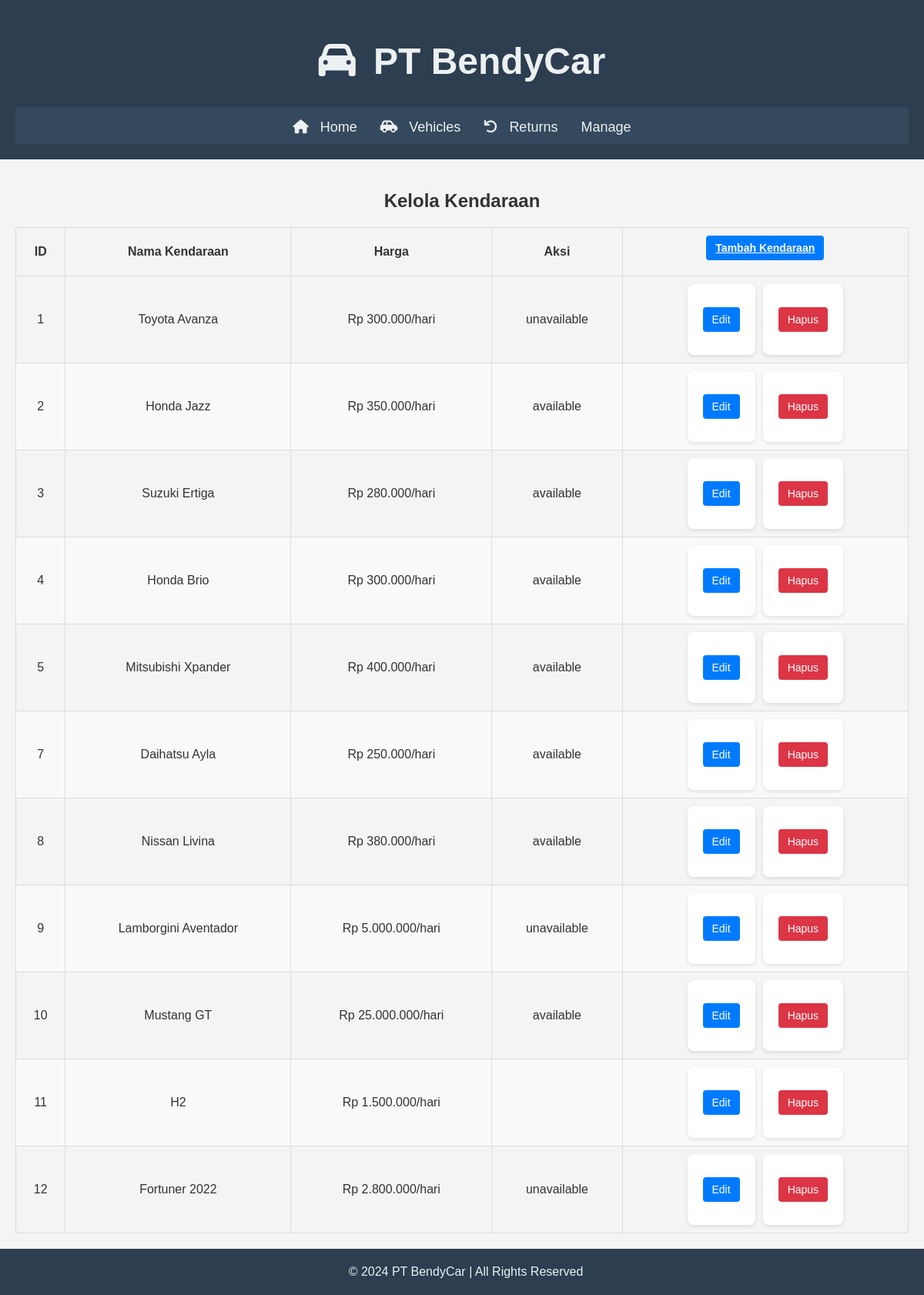
/manage.php (signed in), run on the app's committed database.
### tables this page shows
CREATE TABLE `kendaraan` (
  `id` int(11) NOT NULL,
  `nama_kendaraan` varchar(100) NOT NULL,
  `harga_sewa` int(11) NOT NULL,
  `status` enum('available','unavailable') DEFAULT 'available',
  `created_at` timestamp NOT NULL DEFAULT current_timestamp()
);

### manage.php (the view, shortened to what this page needs)
<?php include 'db_connection.php'; ?>
<?php
$query = "SELECT * FROM kendaraan";
$result = $conn->query($query);
?>
<!DOCTYPE html>
<html lang="en">
<head>
    <link rel="stylesheet" href="style.css">
    <link rel="stylesheet" href="https://cdnjs.cloudflare.com/ajax/libs/font-awesome/6.0.0-beta3/css/all.min.css">
</head>
<body>
    <header>
        <h1><i class="fas fa-car"></i> PT BendyCar</h1>
        <nav>
            <ul>
                <li><a href="index.php"><i class="fas fa-home"></i> Home</a></li>
                <li><a href="catalog.php"><i class="fas fa-car-side"></i> Vehicles</a></li>
                <li><a href="pengembalian.php"><i class="fas fa-undo"></i> Returns</a></li>
                <?php if (isset($_SESSION['user']) && $_SESSION['user']['role'] == 'admin'): ?>
                    <li><a href="manage.php">Manage</a></li>
                <?php endif; ?>
            </ul>
        </nav>
    </header>
    <main>
        <h2>Kelola Kendaraan</h2>
        <table>
            <thead>
                <tr>
                    <th>ID</th>
                    <th>Nama Kendaraan</th>
                    <th>Harga</th>
                    <th>Aksi</th>
                    <th><div style="display: flex; gap: 10px; justify-content: center;">
                    <a href="add_kendaraan.php" class="btn primary" style="margin-bottom: 10px;">Tambah Kendaraan</a>
                    </div>
                    </th>
                </tr>
            </thead>
            <tbody>
                <?php while ($row = $result->fetch_assoc()): ?>
                    <tr>
                        <td><?= $row['id'] ?></td>
                        <td><?= $row['nama_kendaraan'] ?></td>
                        <td>Rp <?= number_format($row['harga_sewa'], 0, ',', '.') ?>/hari</td>
                        <td><?= $row['status'] ?></td>
                        <td>
                        <div style="display: flex; gap: 10px; justify-content: center;">
                        <form action="edit_kendaraan.php" method="GET" style="margin: 0;">
                            <button type="submit" class="btn primary">Edit</button>
                        </form>
                        <form action="delete_kendaraan.php" method="POST" style="margin: 0;">
                            <button type="submit" class="btn danger">Hapus</button>
                        </form>
                        </div>
                        </td>
                    </tr>
                <?php endwhile;
                ?>
            </tbody>
        </table>
    </main>
    <footer>
        <p>© 2024 PT BendyCar | All Rights Reserved</p>
    </footer>
</body>
</html>

### style.css (style rules this page uses)
body { font-family: Arial, sans-serif; margin: 0; padding: 0; box-sizing: border-box; background-color: #f4f4f4; color: #333; padding-bottom: 60px; }
header { background-color: #2c3e50; color: #ecf0f1; padding: 20px; text-align: center; font-size: 24px; }
header i { margin-right: 10px; }
nav { background-color: #34495e; padding: 10px 0; }
nav ul { list-style-type: none; padding: 0; margin: 0; display: flex; justify-content: center; }
nav ul li { margin: 0 15px; }
nav ul li a { color: #ecf0f1; text-decoration: none; font-size: 18px; }
main { padding: 20px; text-align: center; margin: auto; }
footer { background-color: #2c3e50; color: #ecf0f1; text-align: center; padding: 5px; position: fixed; bottom: 0; width: 100%; }
form { background-color: #fff; padding: 20px; border-radius: 8px; box-shadow: 0 2px 5px rgba(0, 0, 0, 0.1); max-width: 400px; margin: 50px auto; }
form input, form button { width: 100%; padding: 10px; margin: 10px 0; border: 1px solid #ccc; border-radius: 5px; }
form button { background-color: #2c3e50; color: #ecf0f1; border: none; cursor: pointer; font-size: 16px; }
table { width: 100%; border-collapse: collapse; }
th, td { padding: 10px; text-align: center; border: 1px solid #ddd; }
tr:nth-child(even) { background-color: #f9f9f9; }
.btn { padding: 8px 12px; font-size: 14px; color: white; border: none; border-radius: 4px; cursor: pointer; }
.btn.primary { background-color: #007bff; }
.btn.danger { background-color: #dc3545; }

### data on the page
kendaraan: id "1", nama_kendaraan "Toyota Avanza", harga_sewa "300.000", status "unavailable"
kendaraan: id "2", nama_kendaraan "Honda Jazz", harga_sewa "350.000", status "available"
kendaraan: id "3", nama_kendaraan "Suzuki Ertiga", harga_sewa "280.000", status "available"
kendaraan: id "4", nama_kendaraan "Honda Brio", harga_sewa "300.000", status "available"
kendaraan: id "5", nama_kendaraan "Mitsubishi Xpander", harga_sewa "400.000", status "available"
kendaraan: id "7", nama_kendaraan "Daihatsu Ayla", harga_sewa "250.000", status "available"
kendaraan: id "8", nama_kendaraan "Nissan Livina", harga_sewa "380.000", status "available"
kendaraan: id "9", nama_kendaraan "Lamborgini Aventador", harga_sewa "5.000.000", status "unavailable"
kendaraan: id "10", nama_kendaraan "Mustang GT", harga_sewa "25.000.000", status "available"
kendaraan: id "11", nama_kendaraan "H2", harga_sewa "1.500.000"
kendaraan: id "12", nama_kendaraan "Fortuner 2022", harga_sewa "2.800.000", status "unavailable"
